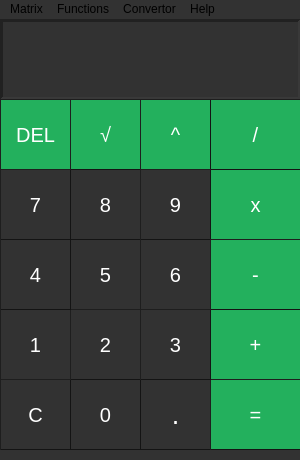
<?xml version="1.0" encoding="UTF-8"?>
<ui version="4.0">
 <class>MainWindow</class>
 <widget class="QMainWindow" name="MainWindow">
  <property name="enabled">
   <bool>true</bool>
  </property>
  <property name="geometry">
   <rect>
    <x>0</x>
    <y>0</y>
    <width>300</width>
    <height>460</height>
   </rect>
  </property>
  <property name="minimumSize">
   <size>
    <width>300</width>
    <height>460</height>
   </size>
  </property>
  <property name="maximumSize">
   <size>
    <width>300</width>
    <height>460</height>
   </size>
  </property>
  <property name="font">
   <font>
    <pointsize>15</pointsize>
   </font>
  </property>
  <property name="windowTitle">
   <string>Calculator</string>
  </property>
  <property name="toolTipDuration">
   <number>-1</number>
  </property>
  <property name="styleSheet">
   <string notr="true">background-color: rgb(50, 50,50); </string>
  </property>
  <widget class="QWidget" name="centralwidget">
   <property name="sizePolicy">
    <sizepolicy hsizetype="Fixed" vsizetype="Fixed">
     <horstretch>0</horstretch>
     <verstretch>0</verstretch>
    </sizepolicy>
   </property>
   <property name="baseSize">
    <size>
     <width>300</width>
     <height>420</height>
    </size>
   </property>
   <property name="font">
    <font>
     <pointsize>15</pointsize>
    </font>
   </property>
   <widget class="QPushButton" name="pushButton_one">
    <property name="geometry">
     <rect>
      <x>0</x>
      <y>290</y>
      <width>71</width>
      <height>71</height>
     </rect>
    </property>
    <property name="font">
     <font>
      <pointsize>15</pointsize>
     </font>
    </property>
    <property name="styleSheet">
     <string notr="true">QPushButton { background-color: rgb(50, 50, 50); 
border: 1px outset rgb(20,20,20); color: rgb(255, 255, 255);} 
QPushButton:pressed { background-color: rgb(100, 100, 100);} </string>
    </property>
    <property name="text">
     <string>1</string>
    </property>
    <property name="shortcut">
     <string>1</string>
    </property>
   </widget>
   <widget class="QPushButton" name="pushButton_two">
    <property name="geometry">
     <rect>
      <x>70</x>
      <y>290</y>
      <width>71</width>
      <height>71</height>
     </rect>
    </property>
    <property name="font">
     <font>
      <pointsize>15</pointsize>
     </font>
    </property>
    <property name="styleSheet">
     <string notr="true">QPushButton { background-color: rgb(50, 50, 50); 
border: 1px outset rgb(20,20,20); color: rgb(255, 255, 255);} 
QPushButton:pressed { background-color: rgb(100, 100, 100);} </string>
    </property>
    <property name="text">
     <string>2</string>
    </property>
    <property name="shortcut">
     <string>2</string>
    </property>
   </widget>
   <widget class="QPushButton" name="pushButton_three">
    <property name="geometry">
     <rect>
      <x>140</x>
      <y>290</y>
      <width>71</width>
      <height>71</height>
     </rect>
    </property>
    <property name="font">
     <font>
      <pointsize>15</pointsize>
     </font>
    </property>
    <property name="styleSheet">
     <string notr="true">QPushButton { background-color: rgb(50, 50, 50); 
border: 1px outset rgb(20,20,20); color: rgb(255, 255, 255);} 
QPushButton:pressed { background-color: rgb(100, 100, 100);} </string>
    </property>
    <property name="text">
     <string>3</string>
    </property>
    <property name="shortcut">
     <string>3</string>
    </property>
   </widget>
   <widget class="QPushButton" name="pushButton_nine">
    <property name="enabled">
     <bool>true</bool>
    </property>
    <property name="geometry">
     <rect>
      <x>140</x>
      <y>150</y>
      <width>71</width>
      <height>71</height>
     </rect>
    </property>
    <property name="font">
     <font>
      <pointsize>15</pointsize>
     </font>
    </property>
    <property name="mouseTracking">
     <bool>false</bool>
    </property>
    <property name="autoFillBackground">
     <bool>false</bool>
    </property>
    <property name="styleSheet">
     <string notr="true">QPushButton { background-color: rgb(50, 50, 50); 
border: 1px outset rgb(20,20,20); color: rgb(255, 255, 255);} 
QPushButton:pressed { background-color: rgb(100, 100, 100);} </string>
    </property>
    <property name="text">
     <string>9</string>
    </property>
    <property name="shortcut">
     <string>9</string>
    </property>
    <property name="flat">
     <bool>false</bool>
    </property>
   </widget>
   <widget class="QPushButton" name="pushButton_eight">
    <property name="geometry">
     <rect>
      <x>70</x>
      <y>150</y>
      <width>71</width>
      <height>71</height>
     </rect>
    </property>
    <property name="font">
     <font>
      <pointsize>15</pointsize>
     </font>
    </property>
    <property name="styleSheet">
     <string notr="true">QPushButton { background-color: rgb(50, 50, 50); 
border: 1px outset rgb(20,20,20); color: rgb(255, 255, 255);} 
QPushButton:pressed { background-color: rgb(100, 100, 100);} </string>
    </property>
    <property name="text">
     <string>8</string>
    </property>
    <property name="shortcut">
     <string>8</string>
    </property>
   </widget>
   <widget class="QPushButton" name="pushButton_seven">
    <property name="geometry">
     <rect>
      <x>0</x>
      <y>150</y>
      <width>71</width>
      <height>71</height>
     </rect>
    </property>
    <property name="font">
     <font>
      <pointsize>15</pointsize>
     </font>
    </property>
    <property name="styleSheet">
     <string notr="true">QPushButton { background-color: rgb(50, 50, 50); 
border: 1px outset rgb(20,20,20); color: rgb(255, 255, 255);} 
QPushButton:pressed { background-color: rgb(100, 100, 100);} </string>
    </property>
    <property name="text">
     <string>7</string>
    </property>
    <property name="shortcut">
     <string>7</string>
    </property>
   </widget>
   <widget class="QPushButton" name="pushButton_four">
    <property name="geometry">
     <rect>
      <x>0</x>
      <y>220</y>
      <width>71</width>
      <height>71</height>
     </rect>
    </property>
    <property name="font">
     <font>
      <pointsize>15</pointsize>
     </font>
    </property>
    <property name="styleSheet">
     <string notr="true">QPushButton { background-color: rgb(50, 50, 50); 
border: 1px outset rgb(20,20,20); color: rgb(255, 255, 255);} 
QPushButton:pressed { background-color: rgb(100, 100, 100);} </string>
    </property>
    <property name="text">
     <string>4</string>
    </property>
    <property name="shortcut">
     <string>4</string>
    </property>
   </widget>
   <widget class="QPushButton" name="pushButton_five">
    <property name="geometry">
     <rect>
      <x>70</x>
      <y>220</y>
      <width>71</width>
      <height>71</height>
     </rect>
    </property>
    <property name="font">
     <font>
      <pointsize>15</pointsize>
     </font>
    </property>
    <property name="styleSheet">
     <string notr="true">QPushButton { background-color: rgb(50, 50, 50); 
border: 1px outset rgb(20,20,20); color: rgb(255, 255, 255);} 
QPushButton:pressed { background-color: rgb(100, 100, 100);} </string>
    </property>
    <property name="text">
     <string>5</string>
    </property>
    <property name="shortcut">
     <string>5</string>
    </property>
   </widget>
   <widget class="QPushButton" name="pushButton_six">
    <property name="geometry">
     <rect>
      <x>140</x>
      <y>220</y>
      <width>71</width>
      <height>71</height>
     </rect>
    </property>
    <property name="font">
     <font>
      <pointsize>15</pointsize>
     </font>
    </property>
    <property name="styleSheet">
     <string notr="true">QPushButton { background-color: rgb(50, 50, 50); 
border: 1px outset rgb(20,20,20); color: rgb(255, 255, 255);} 
QPushButton:pressed { background-color: rgb(100, 100, 100);} </string>
    </property>
    <property name="text">
     <string>6</string>
    </property>
    <property name="shortcut">
     <string>6</string>
    </property>
   </widget>
   <widget class="QPushButton" name="pushButton_zero">
    <property name="geometry">
     <rect>
      <x>70</x>
      <y>360</y>
      <width>71</width>
      <height>71</height>
     </rect>
    </property>
    <property name="font">
     <font>
      <pointsize>15</pointsize>
     </font>
    </property>
    <property name="styleSheet">
     <string notr="true">QPushButton { background-color: rgb(50, 50, 50); 
border: 1px outset rgb(20,20,20); color: rgb(255, 255, 255);} 
QPushButton:pressed { background-color: rgb(100, 100, 100);} </string>
    </property>
    <property name="text">
     <string>0</string>
    </property>
    <property name="shortcut">
     <string>0</string>
    </property>
   </widget>
   <widget class="QPushButton" name="pushButton_dot">
    <property name="geometry">
     <rect>
      <x>140</x>
      <y>360</y>
      <width>71</width>
      <height>71</height>
     </rect>
    </property>
    <property name="font">
     <font>
      <pointsize>20</pointsize>
     </font>
    </property>
    <property name="styleSheet">
     <string notr="true">QPushButton { background-color: rgb(50, 50, 50); 
border: 1px outset rgb(20,20,20); color: rgb(255, 255, 255);} 
QPushButton:pressed { background-color: rgb(100, 100, 100);} </string>
    </property>
    <property name="text">
     <string>.</string>
    </property>
    <property name="shortcut">
     <string>.</string>
    </property>
   </widget>
   <widget class="QPushButton" name="pushButton_add">
    <property name="geometry">
     <rect>
      <x>210</x>
      <y>290</y>
      <width>91</width>
      <height>71</height>
     </rect>
    </property>
    <property name="font">
     <font>
      <pointsize>15</pointsize>
     </font>
    </property>
    <property name="styleSheet">
     <string notr="true">QPushButton { background-color: rgb(35, 176, 93);
border: 1px outset rgb(20,20,20); color: rgb(255, 255, 255);}
QPushButton:pressed { background-color: rgb(42, 213, 116);} 
</string>
    </property>
    <property name="text">
     <string>+</string>
    </property>
    <property name="shortcut">
     <string>+</string>
    </property>
   </widget>
   <widget class="QPushButton" name="pushButton_sub">
    <property name="geometry">
     <rect>
      <x>210</x>
      <y>220</y>
      <width>91</width>
      <height>71</height>
     </rect>
    </property>
    <property name="font">
     <font>
      <pointsize>15</pointsize>
     </font>
    </property>
    <property name="styleSheet">
     <string notr="true">QPushButton { background-color: rgb(35, 176, 93);
border: 1px outset rgb(20,20,20); color: rgb(255, 255, 255);}
QPushButton:pressed { background-color: rgb(42, 213, 116);} 
</string>
    </property>
    <property name="text">
     <string>-</string>
    </property>
    <property name="shortcut">
     <string>-</string>
    </property>
   </widget>
   <widget class="QPushButton" name="pushButton_mul">
    <property name="geometry">
     <rect>
      <x>210</x>
      <y>150</y>
      <width>91</width>
      <height>71</height>
     </rect>
    </property>
    <property name="font">
     <font>
      <pointsize>15</pointsize>
     </font>
    </property>
    <property name="styleSheet">
     <string notr="true">QPushButton { background-color: rgb(35, 176, 93);
border: 1px outset rgb(20,20,20); color: rgb(255, 255, 255);}
QPushButton:pressed { background-color: rgb(42, 213, 116);} 
</string>
    </property>
    <property name="text">
     <string>x</string>
    </property>
    <property name="shortcut">
     <string>*</string>
    </property>
   </widget>
   <widget class="QPushButton" name="pushButton_div">
    <property name="geometry">
     <rect>
      <x>210</x>
      <y>80</y>
      <width>91</width>
      <height>71</height>
     </rect>
    </property>
    <property name="font">
     <font>
      <pointsize>15</pointsize>
     </font>
    </property>
    <property name="styleSheet">
     <string notr="true">QPushButton { background-color: rgb(35, 176, 93);
border: 1px outset rgb(20,20,20); color: rgb(255, 255, 255);}
QPushButton:pressed { background-color: rgb(42, 213, 116);} 
</string>
    </property>
    <property name="text">
     <string>/</string>
    </property>
    <property name="shortcut">
     <string>/</string>
    </property>
   </widget>
   <widget class="QPushButton" name="pushButton_result">
    <property name="geometry">
     <rect>
      <x>210</x>
      <y>360</y>
      <width>91</width>
      <height>71</height>
     </rect>
    </property>
    <property name="font">
     <font>
      <pointsize>15</pointsize>
     </font>
    </property>
    <property name="styleSheet">
     <string notr="true">QPushButton { background-color: rgb(35, 176, 93);
border: 1px outset rgb(20,20,20); color: rgb(255, 255, 255);}
QPushButton:pressed { background-color: rgb(42, 213, 116);} 
</string>
    </property>
    <property name="text">
     <string>=</string>
    </property>
    <property name="shortcut">
     <string>Enter</string>
    </property>
   </widget>
   <widget class="QPushButton" name="pushButton_del">
    <property name="geometry">
     <rect>
      <x>0</x>
      <y>80</y>
      <width>71</width>
      <height>71</height>
     </rect>
    </property>
    <property name="font">
     <font>
      <pointsize>15</pointsize>
     </font>
    </property>
    <property name="styleSheet">
     <string notr="true">QPushButton { background-color: rgb(35, 176, 93);
border: 1px outset rgb(20,20,20); color: rgb(255, 255, 255);}
QPushButton:pressed { background-color: rgb(42, 213, 116);} 
</string>
    </property>
    <property name="text">
     <string>DEL</string>
    </property>
    <property name="shortcut">
     <string>Backspace</string>
    </property>
   </widget>
   <widget class="QPushButton" name="pushButton_clear">
    <property name="geometry">
     <rect>
      <x>0</x>
      <y>360</y>
      <width>71</width>
      <height>71</height>
     </rect>
    </property>
    <property name="font">
     <font>
      <pointsize>15</pointsize>
     </font>
    </property>
    <property name="styleSheet">
     <string notr="true">QPushButton { background-color: rgb(50, 50, 50); 
border: 1px outset rgb(20,20,20); color: rgb(255, 255, 255);} 
QPushButton:pressed { background-color: rgb(100, 100, 100);} </string>
    </property>
    <property name="text">
     <string>C</string>
    </property>
    <property name="shortcut">
     <string>Del</string>
    </property>
   </widget>
   <widget class="QPushButton" name="pushButton_pow">
    <property name="geometry">
     <rect>
      <x>140</x>
      <y>80</y>
      <width>71</width>
      <height>71</height>
     </rect>
    </property>
    <property name="font">
     <font>
      <pointsize>15</pointsize>
     </font>
    </property>
    <property name="styleSheet">
     <string notr="true">QPushButton { background-color: rgb(35, 176, 93);
border: 1px outset rgb(20,20,20); color: rgb(255, 255, 255);}
QPushButton:pressed { background-color: rgb(42, 213, 116);} 
</string>
    </property>
    <property name="text">
     <string>^</string>
    </property>
   </widget>
   <widget class="QPushButton" name="pushButton_sqr">
    <property name="geometry">
     <rect>
      <x>70</x>
      <y>80</y>
      <width>71</width>
      <height>71</height>
     </rect>
    </property>
    <property name="font">
     <font>
      <pointsize>15</pointsize>
     </font>
    </property>
    <property name="styleSheet">
     <string notr="true">QPushButton { background-color: rgb(35, 176, 93);
border: 1px outset rgb(20,20,20); color: rgb(255, 255, 255);}
QPushButton:pressed { background-color: rgb(42, 213, 116);} 
</string>
    </property>
    <property name="text">
     <string>√</string>
    </property>
   </widget>
   <widget class="QFrame" name="frame">
    <property name="geometry">
     <rect>
      <x>0</x>
      <y>0</y>
      <width>301</width>
      <height>81</height>
     </rect>
    </property>
    <property name="frameShape">
     <enum>QFrame::Panel</enum>
    </property>
    <property name="frameShadow">
     <enum>QFrame::Sunken</enum>
    </property>
    <property name="lineWidth">
     <number>3</number>
    </property>
    <widget class="QLineEdit" name="lineEdit_results">
     <property name="geometry">
      <rect>
       <x>5</x>
       <y>35</y>
       <width>291</width>
       <height>41</height>
      </rect>
     </property>
     <property name="font">
      <font>
       <pointsize>18</pointsize>
      </font>
     </property>
     <property name="layoutDirection">
      <enum>Qt::LeftToRight</enum>
     </property>
     <property name="autoFillBackground">
      <bool>false</bool>
     </property>
     <property name="styleSheet">
      <string notr="true">border:0px solid black;</string>
     </property>
     <property name="text">
      <string comment="0"/>
     </property>
     <property name="echoMode">
      <enum>QLineEdit::Normal</enum>
     </property>
     <property name="alignment">
      <set>Qt::AlignRight|Qt::AlignTrailing|Qt::AlignVCenter</set>
     </property>
    </widget>
    <widget class="QLabel" name="label_results">
     <property name="geometry">
      <rect>
       <x>20</x>
       <y>5</y>
       <width>271</width>
       <height>31</height>
      </rect>
     </property>
     <property name="font">
      <font>
       <pointsize>13</pointsize>
      </font>
     </property>
     <property name="styleSheet">
      <string notr="true">QLabel {  color : rgb(200,200,200); }</string>
     </property>
     <property name="text">
      <string/>
     </property>
     <property name="alignment">
      <set>Qt::AlignRight|Qt::AlignTrailing|Qt::AlignVCenter</set>
     </property>
    </widget>
   </widget>
   <zorder>frame</zorder>
   <zorder>pushButton_five</zorder>
   <zorder>pushButton_dot</zorder>
   <zorder>pushButton_del</zorder>
   <zorder>pushButton_add</zorder>
   <zorder>pushButton_mul</zorder>
   <zorder>pushButton_div</zorder>
   <zorder>pushButton_eight</zorder>
   <zorder>pushButton_one</zorder>
   <zorder>pushButton_zero</zorder>
   <zorder>pushButton_two</zorder>
   <zorder>pushButton_result</zorder>
   <zorder>pushButton_four</zorder>
   <zorder>pushButton_sqr</zorder>
   <zorder>pushButton_six</zorder>
   <zorder>pushButton_clear</zorder>
   <zorder>pushButton_pow</zorder>
   <zorder>pushButton_three</zorder>
   <zorder>pushButton_nine</zorder>
   <zorder>pushButton_seven</zorder>
   <zorder>pushButton_sub</zorder>
  </widget>
  <widget class="QMenuBar" name="menuBar">
   <property name="geometry">
    <rect>
     <x>0</x>
     <y>0</y>
     <width>300</width>
     <height>30</height>
    </rect>
   </property>
   <property name="styleSheet">
    <string notr="true">QMenuBar:item:selected {
background-color: rgb(35, 176, 93);
        }</string>
   </property>
   <widget class="QMenu" name="menuFunctions">
    <property name="styleSheet">
     <string notr="true">QMenu:selected {background-color: rgb(35, 176, 93);}
QMenu:pressed {background-color: rgb(42, 213, 116);}</string>
    </property>
    <property name="title">
     <string>Functions</string>
    </property>
    <addaction name="action_sin"/>
    <addaction name="action_cos"/>
    <addaction name="action_abs"/>
    <addaction name="action_fac"/>
   </widget>
   <widget class="QMenu" name="menuConvertor">
    <property name="palette">
     <palette>
      <active>
       <colorrole role="Button">
        <brush brushstyle="SolidPattern">
         <color alpha="255">
          <red>50</red>
          <green>50</green>
          <blue>50</blue>
         </color>
        </brush>
       </colorrole>
       <colorrole role="Base">
        <brush brushstyle="SolidPattern">
         <color alpha="255">
          <red>50</red>
          <green>50</green>
          <blue>50</blue>
         </color>
        </brush>
       </colorrole>
       <colorrole role="Window">
        <brush brushstyle="SolidPattern">
         <color alpha="255">
          <red>50</red>
          <green>50</green>
          <blue>50</blue>
         </color>
        </brush>
       </colorrole>
       <colorrole role="Highlight">
        <brush brushstyle="SolidPattern">
         <color alpha="255">
          <red>42</red>
          <green>213</green>
          <blue>116</blue>
         </color>
        </brush>
       </colorrole>
      </active>
      <inactive>
       <colorrole role="Button">
        <brush brushstyle="SolidPattern">
         <color alpha="255">
          <red>50</red>
          <green>50</green>
          <blue>50</blue>
         </color>
        </brush>
       </colorrole>
       <colorrole role="Base">
        <brush brushstyle="SolidPattern">
         <color alpha="255">
          <red>50</red>
          <green>50</green>
          <blue>50</blue>
         </color>
        </brush>
       </colorrole>
       <colorrole role="Window">
        <brush brushstyle="SolidPattern">
         <color alpha="255">
          <red>50</red>
          <green>50</green>
          <blue>50</blue>
         </color>
        </brush>
       </colorrole>
       <colorrole role="Highlight">
        <brush brushstyle="SolidPattern">
         <color alpha="255">
          <red>42</red>
          <green>213</green>
          <blue>116</blue>
         </color>
        </brush>
       </colorrole>
      </inactive>
      <disabled>
       <colorrole role="Button">
        <brush brushstyle="SolidPattern">
         <color alpha="255">
          <red>50</red>
          <green>50</green>
          <blue>50</blue>
         </color>
        </brush>
       </colorrole>
       <colorrole role="Base">
        <brush brushstyle="SolidPattern">
         <color alpha="255">
          <red>50</red>
          <green>50</green>
          <blue>50</blue>
         </color>
        </brush>
       </colorrole>
       <colorrole role="Window">
        <brush brushstyle="SolidPattern">
         <color alpha="255">
          <red>50</red>
          <green>50</green>
          <blue>50</blue>
         </color>
        </brush>
       </colorrole>
       <colorrole role="Highlight">
        <brush brushstyle="SolidPattern">
         <color alpha="255">
          <red>225</red>
          <green>225</green>
          <blue>225</blue>
         </color>
        </brush>
       </colorrole>
      </disabled>
     </palette>
    </property>
    <property name="styleSheet">
     <string notr="true">QMenu:selected {background-color: rgb(35, 176, 93);}
QMenu:pressed {background-color: rgb(42, 213, 116);}</string>
    </property>
    <property name="title">
     <string>Convertor</string>
    </property>
    <addaction name="action_hp2kw"/>
    <addaction name="action_rad2deg"/>
    <addaction name="actiondeg2rad"/>
    <addaction name="action_nm2torque"/>
   </widget>
   <widget class="QMenu" name="menuHelp">
    <property name="enabled">
     <bool>true</bool>
    </property>
    <property name="geometry">
     <rect>
      <x>653</x>
      <y>350</y>
      <width>135</width>
      <height>84</height>
     </rect>
    </property>
    <property name="layoutDirection">
     <enum>Qt::LeftToRight</enum>
    </property>
    <property name="styleSheet">
     <string notr="true">QMenu:selected {background-color: rgb(35, 176, 93);}
QMenu:pressed {background-color: rgb(42, 213, 116);}</string>
    </property>
    <property name="title">
     <string>Help</string>
    </property>
    <addaction name="actionDocumentation"/>
   </widget>
   <widget class="QMenu" name="menuMatrix">
    <property name="styleSheet">
     <string notr="true">QMenu:selected {background-color: rgb(35, 176, 93);}
QMenu:pressed {background-color: rgb(42, 213, 116);}</string>
    </property>
    <property name="title">
     <string>Matrix</string>
    </property>
    <addaction name="actionDeterminant"/>
    <addaction name="actionTranspose"/>
    <addaction name="actionCramer_s_rule"/>
    <addaction name="actionMultiplication"/>
   </widget>
   <addaction name="menuMatrix"/>
   <addaction name="menuFunctions"/>
   <addaction name="menuConvertor"/>
   <addaction name="menuHelp"/>
  </widget>
  <action name="actiongdfgd">
   <property name="text">
    <string>gdfgd</string>
   </property>
  </action>
  <action name="action_hp2kw">
   <property name="text">
    <string>HP to KW</string>
   </property>
  </action>
  <action name="action_rad2deg">
   <property name="text">
    <string>Rad to Deg</string>
   </property>
  </action>
  <action name="actiondeg2rad">
   <property name="text">
    <string>Deg to Rad</string>
   </property>
  </action>
  <action name="action_nm2torque">
   <property name="text">
    <string>NM to Torque</string>
   </property>
  </action>
  <action name="action_sin">
   <property name="text">
    <string>Sin(x)</string>
   </property>
  </action>
  <action name="action_cos">
   <property name="text">
    <string>Cos(x)</string>
   </property>
  </action>
  <action name="action_abs">
   <property name="text">
    <string>Abs(x)</string>
   </property>
  </action>
  <action name="action_fac">
   <property name="text">
    <string>x!</string>
   </property>
  </action>
  <action name="actionDocumentation">
   <property name="text">
    <string>Documentation</string>
   </property>
  </action>
  <action name="actionfsdfs">
   <property name="text">
    <string>fsdfs</string>
   </property>
  </action>
  <action name="actionDeterminant">
   <property name="text">
    <string>Determinant</string>
   </property>
  </action>
  <action name="actionTranspose">
   <property name="text">
    <string>Transpose</string>
   </property>
  </action>
  <action name="actionCramer_s_rule">
   <property name="text">
    <string>Cramer's rule</string>
   </property>
  </action>
  <action name="actionMultiplication">
   <property name="text">
    <string>Multiplication</string>
   </property>
  </action>
 </widget>
 <tabstops>
  <tabstop>pushButton_clear</tabstop>
  <tabstop>pushButton_zero</tabstop>
  <tabstop>pushButton_dot</tabstop>
  <tabstop>pushButton_result</tabstop>
  <tabstop>pushButton_one</tabstop>
  <tabstop>pushButton_two</tabstop>
  <tabstop>pushButton_three</tabstop>
  <tabstop>pushButton_add</tabstop>
  <tabstop>pushButton_four</tabstop>
  <tabstop>pushButton_five</tabstop>
  <tabstop>pushButton_six</tabstop>
  <tabstop>pushButton_sub</tabstop>
  <tabstop>pushButton_seven</tabstop>
  <tabstop>pushButton_eight</tabstop>
  <tabstop>pushButton_nine</tabstop>
  <tabstop>pushButton_mul</tabstop>
  <tabstop>pushButton_del</tabstop>
  <tabstop>pushButton_sqr</tabstop>
  <tabstop>pushButton_pow</tabstop>
  <tabstop>pushButton_div</tabstop>
 </tabstops>
 <resources/>
 <connections/>
</ui>
